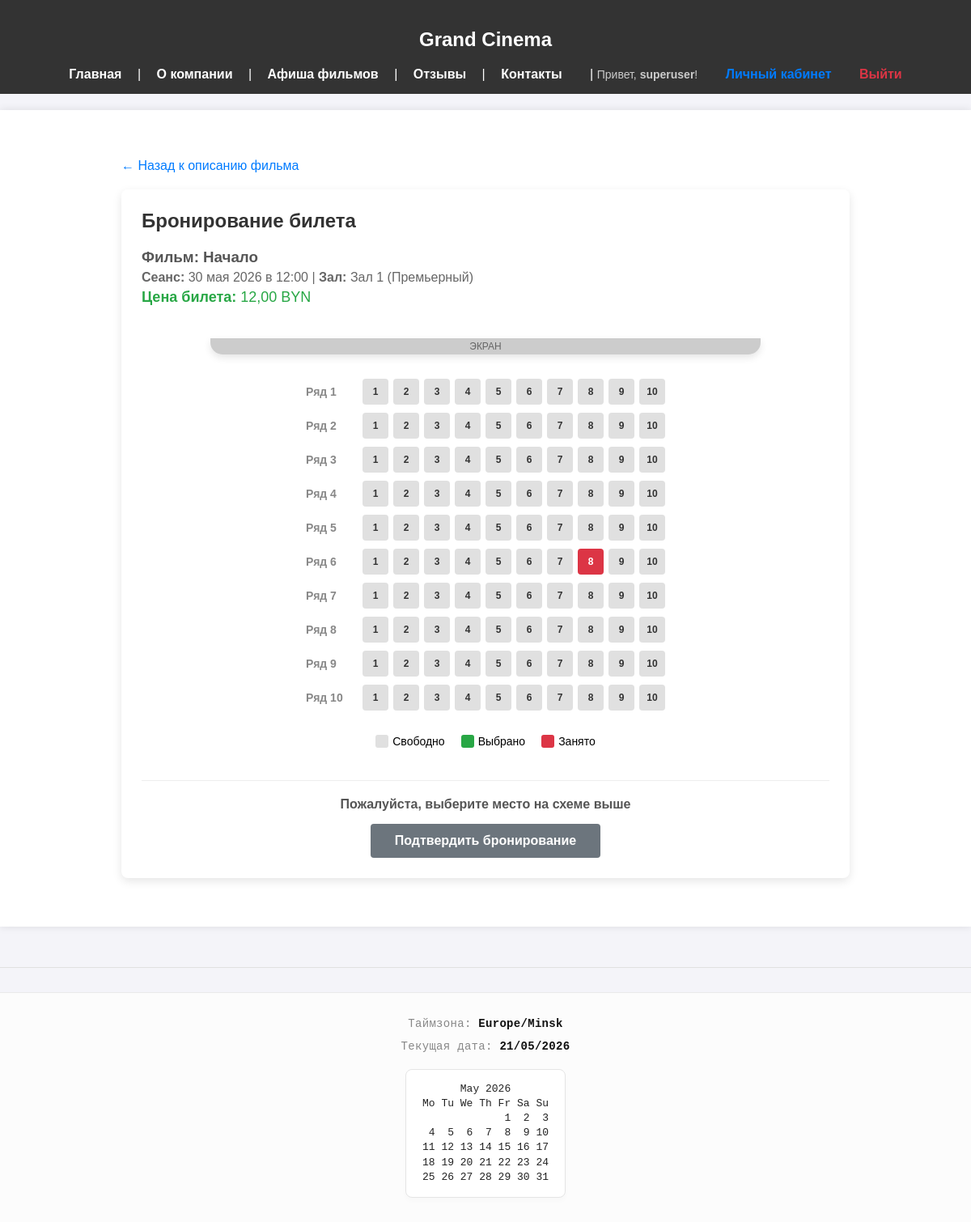
Screenshot of /showtime/1/booking/ (signed in) with the database file from the repository.
### cinema/models.py (models this page shows, shortened)
class TimeStampedModel(models.Model):
    created_at_utc = models.DateTimeField(null=True, blank=True, verbose_name="Дата создания (UTC)")
    created_at_local = models.DateTimeField(null=True, blank=True, verbose_name="Дата создания (Минск)")
    updated_at_utc = models.DateTimeField(null=True, blank=True, verbose_name="Дата изменения (UTC)")
    updated_at_local = models.DateTimeField(null=True, blank=True, verbose_name="Дата изменения (Минск)")
    class Meta:
        abstract = True

class Movie(TimeStampedModel):
    title_ru = models.CharField(max_length=150, verbose_name="Название (РУС)")
    title_en = models.CharField(max_length=150, verbose_name="Название (ENG)")
    description = models.TextField(verbose_name="Описание фильма")
    duration = models.PositiveIntegerField(verbose_name="Длительность (в минутах)")
    budget = models.DecimalField(max_digits=12, decimal_places=2, verbose_name="Бюджет ($)")
    rating = models.FloatField(verbose_name="Рейтинг (0.0 - 10.0)")
    poster = models.ImageField(upload_to='posters/', verbose_name="Постер фильма")
    genres = models.ManyToManyField(Genre, related_name='movies', verbose_name="Жанры")
    countries = models.ManyToManyField(Country, verbose_name="Страны производители")
    class Meta:
        verbose_name = "Фильм"
        verbose_name_plural = "Фильмы"

class Showtime(TimeStampedModel):
    movie = models.ForeignKey(Movie, on_delete=models.CASCADE, related_name='showtimes', verbose_name="Фильм")
    hall = models.ForeignKey(CinemaHall, on_delete=models.CASCADE, related_name='showtimes', verbose_name="Зал")
    start_time = models.DateTimeField(verbose_name="Время начала сеанса")
    ticket_price = models.DecimalField(max_digits=6, decimal_places=2, verbose_name="Цена билета (BYN)")
    class Meta:
        verbose_name = "Сеанс"
        verbose_name_plural = "Сеансы"
        ordering = ['start_time']

class CinemaHall(TimeStampedModel):
    name = models.CharField(max_length=100, verbose_name="Название/Номер зала")
    rows_count = models.PositiveIntegerField(default=10, verbose_name="Количество рядов")
    seats_per_row = models.PositiveIntegerField(default=10, verbose_name="Количество мест в ряду")
    capacity = models.PositiveIntegerField(verbose_name="Вместимость (мест)", editable=False)
    class Meta:
        verbose_name = "Кинозал"
        verbose_name_plural = "Кинозалы"

### cinema/views.py (the view)
# urls.py: re_path(r'^showtime/(?P<showtime_id>\d+)/booking/$', views.select_seats_view, name='select_seats'),
@login_required
def select_seats_view(request, showtime_id):
    showtime = get_object_or_404(Showtime, id=showtime_id)
    hall = showtime.hall
    logger.debug(f"Пользователь {request.user.username} выбирает места: сеанс #{showtime_id}")
    booked_tickets = Ticket.objects.filter(showtime=showtime)
    booked_seats = {(t.row, t.seat): True for t in booked_tickets}
    hall_structure = []
    for r in range(1, hall.rows_count + 1):
        row_seats = []
        for s in range(1, hall.seats_per_row + 1):
            is_booked = (r, s) in booked_seats
            row_seats.append({'number': s, 'is_booked': is_booked})
        hall_structure.append({'row_number': r, 'seats': row_seats})
    context = {
        'showtime': showtime,
        'movie': showtime.movie,
        'hall': hall,
        'hall_structure': hall_structure,
    }
    return render(request, 'cinema/booking.html', context)

### cinema/context_processors.py (called while the page is built)
def footer_info_processor(request):
    user_tz_name = "Europe/Minsk"
    user_now = datetime.now(zoneinfo.ZoneInfo(user_tz_name))
    text_cal = calendar.TextCalendar(calendar.MONDAY).formatmonth(user_now.year, user_now.month)
    return {
        'footer_user_tz': user_tz_name,
        'footer_current_date': user_now.strftime("%d/%m/%Y"),
        'footer_text_calendar': text_cal,
    }

### cinema/templates/cinema/booking.html (shortened to what this page needs)
{% extends 'cinema/base.html' %}
{% block content %}
<div style="max-width: 900px; margin: 30px auto; font-family: sans-serif; padding: 10px;">
    <a href="{% url 'movie_detail' movie.id %}" style="text-decoration: none; color: #007bff;">&larr; Назад к описанию фильма</a>
    <div style="background: #fff; padding: 25px; border-radius: 8px; box-shadow: 0 4px 12px rgba(0,0,0,0.1); margin-top: 20px;">
        <h2 style="margin-top: 0; color: #333;">Бронирование билета</h2>
        <h3 style="color: #555; margin-bottom: 5px;">Фильм: {{ movie.title_ru }}</h3>
        <p style="margin: 5px 0; color: #666;"><strong>Сеанс:</strong> {{ showtime.start_time|date:"d E Y в H:i" }} | <strong>Зал:</strong> {{ hall.name }}</p>
        <p style="margin: 5px 0; color: #28a745; font-size: 18px;"><strong>Цена билета:</strong> {{ showtime.ticket_price }} BYN</p>
        <div style="width: 80%; height: 20px; background: #ccc; margin: 40px auto 20px auto; text-align: center; font-size: 12px; color: #666; line-height: 20px; border-radius: 0 0 15px 15px; box-shadow: 0 4px 10px rgba(0,0,0,0.1);">
            ЭКРАН
        </div>
        <div style="display: flex; flex-direction: column; gap: 10px; align-items: center; margin-top: 30px;">
            {% for row in hall_structure %}
                <div style="display: flex; align-items: center; gap: 10px;">
                    <span style="width: 60px; font-weight: bold; color: #888; font-size: 14px;">Ряд {{ row.row_number }}</span>
                    <div style="display: flex; gap: 6px;">
                        {% for seat in row.seats %}
                            {% if seat.is_booked %}
                                <div style="width: 32px; height: 32px; background: #dc3545; color: white; display: flex; align-items: center; justify-content: center; border-radius: 4px; font-size: 12px; font-weight: bold; cursor: not-allowed;" title="Место занято">
                                    {{ seat.number }}
                                </div>
                            {% else %}
                                <div class="seat-btn"
                                     data-row="{{ row.row_number }}"
                                     data-seat="{{ seat.number }}"
                                     style="width: 32px; height: 32px; background: #e0e0e0; color: #333; display: flex; align-items: center; justify-content: center; border-radius: 4px; font-size: 12px; font-weight: bold; cursor: pointer; transition: all 0.2s;"
                                     onclick="selectSeat(this, {{ row.row_number }}, {{ seat.number }})">
                                    {{ seat.number }}
                                </div>
                            {% endif %}
                        {% endfor %}
                    </div>
                </div>
            {% endfor %}
        </div>
        <div style="display: flex; justify-content: center; gap: 20px; margin-top: 30px; font-size: 14px;">
            <div style="display: flex; align-items: center; gap: 5px;"><div style="width: 16px; height: 16px; background: #e0e0e0; border-radius: 3px;"></div> Свободно</div>
            <div style="display: flex; align-items: center; gap: 5px;"><div style="width: 16px; height: 16px; background: #28a745; border-radius: 3px;"></div> Выбрано</div>
            <div style="display: flex; align-items: center; gap: 5px;"><div style="width: 16px; height: 16px; background: #dc3545; border-radius: 3px;"></div> Занято</div>
        </div>
        <form method="post" action="{% url 'book_ticket_action' showtime.id %}" style="margin-top: 40px; border-top: 1px solid #eee; padding-top: 20px; text-align: center;">
            <div id="selection_info" style="font-size: 16px; font-weight: bold; margin-bottom: 15px; color: #555;">
                Пожалуйста, выберите место на схеме выше
            </div>
            <button type="submit" id="submit_btn" disabled style="background: #6c757d; color: white; padding: 12px 30px; border: none; border-radius: 4px; font-size: 16px; font-weight: bold; cursor: not-allowed; transition: background 0.2s;">
                Подтвердить бронирование
            </button>
        </form>
    </div>
</div>
{% endblock %}

### cinema/templates/cinema/base.html (shortened to what this page needs)
<!DOCTYPE html>
<html lang="ru">
<head>
</head>
<body>
    <header>
        <h2>Grand Cinema</h2>
        <nav>
            <a href="{% url 'index' %}">Главная</a> |
            <a href="{% url 'about' %}">О компании</a> |
            <a href="{% url 'movies_list' %}">Афиша фильмов</a> |
            <a href="{% url 'reviews' %}">Отзывы</a> |
            <a href="{% url 'contacts' %}">Контакты</a>
            <div class="nav-auth-box">
                |
                {% if user.is_authenticated %}
                    <span style="margin-right: 15px;">Привет, <strong>{{ user.username }}</strong>!</span>
                    <a href="{% url 'profile' %}" class="profile-link" style="margin-right: 15px; text-decoration: none; font-weight: bold;">Личный кабинет</a>
                    <a href="{% url 'logout' %}" class="logout-link" style="text-decoration: none;">Выйти</a>
                {% else %}
                    <a href="{% url 'login' %}" class="login-link" style="margin-right: 15px; text-decoration: none;">Войти</a>
                {% endif %}
            </div>
        </nav>
    </header>
    <div class="container">
        {% block content %}{% endblock %}
    </div>
    <hr style="margin-top: 50px; border: 0; border-top: 1px solid #e0e0e0;">
    <footer style="background-color: #fcfcfc; color: #444; padding: 30px 20px; font-family: 'JetBrains Mono', 'Consolas', 'Monaco', monospace; font-size: 14px; border-top: 1px solid #eaeaea;">
        <div style="max-width: 1000px; margin: 0 auto; display: flex; flex-direction: column; align-items: center; text-align: center; gap: 12px;">
            <p style="margin: 0; letter-spacing: 0.3px;">
                <span style="color: #888;">Таймзона:</span> <strong style="color: #111;">{{ footer_user_tz }}</strong>
            </p>
            <p style="margin: 0; letter-spacing: 0.3px;">
                <span style="color: #888;">Текущая дата:</span> <strong style="color: #111;">{{ footer_current_date }}</strong>
            </p>
            <div style="margin-top: 8px;">
                <pre style="background: #ffffff; color: #222; padding: 15px 20px; border: 1px solid #e5e5e5; border-radius: 8px; margin: 0; font-family: 'JetBrains Mono', 'Consolas', 'Monaco', monospace; font-size: 13px; line-height: 1.4; text-align: left; display: inline-block; box-shadow: 0 4px 6px rgba(0,0,0,0.02);">{{ footer_text_calendar }}</pre>
            </div>
        </div>
    </footer>
</body>
</html>

### cinema/templates/cinema/base.html (style rules this page uses)
body { font-family: Arial, sans-serif; margin: 0; padding: 0; background: #f4f4f9; }
header { background: #333; color: #fff; padding: 15px; text-align: center; }
nav a { color: #fff; margin: 0 15px; text-decoration: none; font-weight: bold; }
.nav-auth-box { display: inline-block; margin-left: 15px; }
.nav-auth-box span { color: #ccc; font-size: 14px; }
.nav-auth-box a.profile-link { color: #007bff; }
.nav-auth-box a.logout-link { color: #dc3545; }
.container { padding: 20px; max-width: 1200px; margin: auto; background: white; margin-top: 20px; box-shadow: 0 0 10px rgba(0,0,0,0.1); }
footer { text-align: center; padding: 20px; color: #777; font-size: 14px; margin-top: 30px; }

### rows the page displays
Movie: title_ru "Начало"
Showtime: start_time "30 мая 2026 в 12:00", ticket_price "12,00"
CinemaHall: name "Зал 1 (Премьерный)"

### other values shown
{{ user.username }} "superuser"
{{ row.row_number }} "1" "2" "3" "4" "5" "6" "7" "8" "9" "10"
{{ seat.number }} "1" "2" "3" "4" "5" "6" "7" "8" "9" "10" "1" "2" "3" "4" "5" "6" "7" "8" "9" "10" "1" "2" "3" "4" "5" "6" "7" "8" "9" "10" "1" "2" "3" "4" "5" "6" "7" "8" "9" "10" "1" "2" "3" "4" "5" "6" "7" "8" "9" "10" "1" "2" "3" "4" "5" "6" "7" "9" "10" "1" "2" "3" "4" "5" "6" "7" "8" "9" "10" "1" "2" "3" "4" "5" "6" "7" "8" "9" "10" "1" "2" "3" "4" "5" "6" "7" "8" "9" "10" "1" "2" "3" "4" "5" "6" "7" "8" "9" "10"
{{ seat.number }} "8"
{{ footer_user_tz }} "Europe/Minsk"
{{ footer_current_date }} "21/05/2026"
{{ footer_text_calendar }} "May 2026 Mo Tu We Th Fr Sa Su 1 2 3 4 5 6 7 8 9 10 11 12 13 14 15 16 17 18 19 20 21 22 23 24 25 26 27 28 29 30 31"
